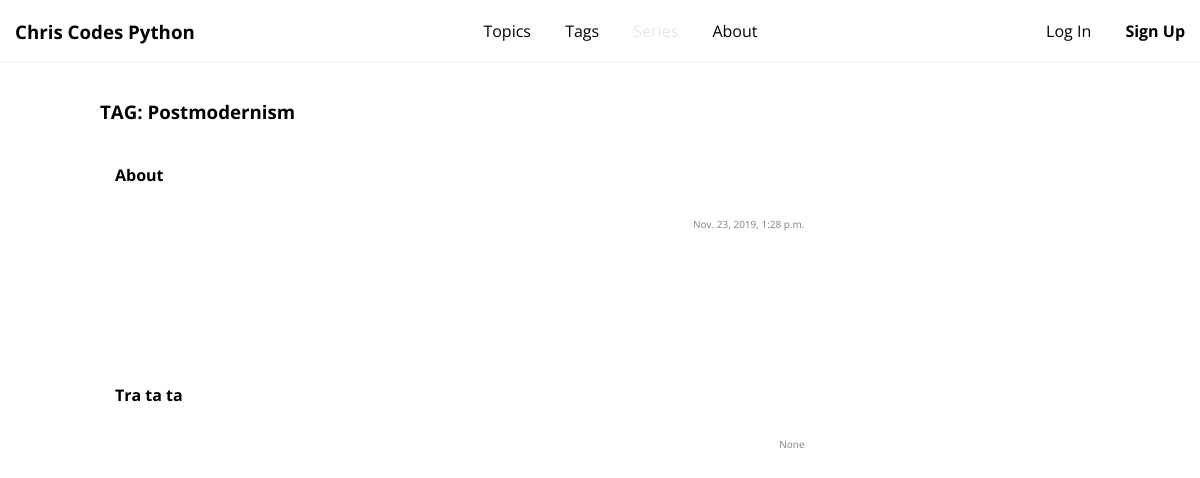
Page /tags/postmodernism on the earlier database version.
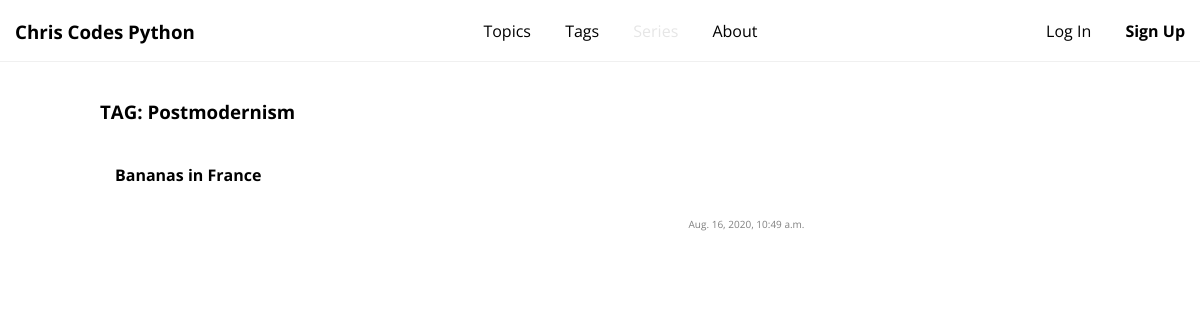
Same page on the later database version.
### post/models.py (models this page shows, shortened)
class Post(models.Model):
    title = models.CharField(max_length=128, unique=True)
    subtitle = models.CharField(max_length=128)
    description = models.CharField(max_length=512)
    publication_date = models.DateTimeField(blank=True, null=True)
    slug = models.SlugField(unique=True)
    is_published = models.BooleanField(default=False, blank=True, null=True)
    post_series = models.ForeignKey(
            PostSeries, on_delete=models.CASCADE,
            related_name='posts', null=True,
            blank=True,
        )
    topic = models.ForeignKey(
            Topic, on_delete=models.CASCADE,
            related_name='posts',
        )
    class Meta:
        ordering = ['-publication_date']

### tags/views.py (the view)
# urls.py: path('<slug:slug>', tag_detail, name='tag_detail'),
def tag_detail(request, slug=None):
    tag = get_object_or_404(Tag, slug=slug)
    context = {'tag':tag}
    return render(request, 'tags/tag_detail.html', context)

### tags/templates/tags/tag_detail.html (shortened to what this page needs)
{% extends 'base.html' %}
{% load static %}
{% block head %}
<link rel="stylesheet" href="{% static 'post/css/post_list.css' %}">
<link rel="stylesheet" href="{% static 'tags/css/tag_list.css' %}">
{% endblock %}
{% block body %}
<div id="post-container">
  <div class="section">
    <h3>TAG: {{ tag.title|title }}</h3>
  </div>
{% for post in tag.post.all %}
<div href="{% url 'post:post_detail' slug=post.slug %}" class="post-box post-highlight">
  <a href="{% url 'post:post_detail' slug=post.slug %}">
    <div class="post-description">
      <div class="post-main-info">
        <h4>{{ post.title }}</h4>
      </div>
      <div class="post-info">
          <p class="post_pub_date">{{ post.publication_date }}</p>
      </div>
    </div>
  </a>
</div>
  {% endfor %}
</div>
</div>
{% endblock %}

Differences in the rows shown:
removed Post: title "About", publication_date "Nov. 23, 2019, 1:28 p.m."
removed Post: title "Tra ta ta", publication_date "None"
added Post: title "Bananas in France", publication_date "Aug. 16, 2020, 10:49 a.m."
